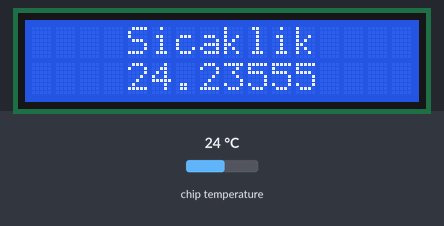
A program run on a simulated Raspberry Pi Pico running MicroPython. Parts: 16×2 character LCD. The test bench sets the inputs (shaded band); at power-on: chip temperature 24 °C. Library files of the repository ran but are not shown: lcd_api.py, pico_i2c_lcd.py; what the program prints to the serial console is not drawn.

Above: at 1.2 s.
1.3 s: chip temperature set to 1 °C
At 2.9 s:
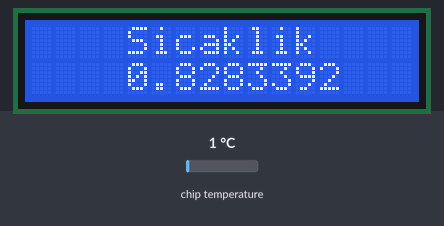
7.3 s: chip temperature set to 11 °C
At 9.3 s:
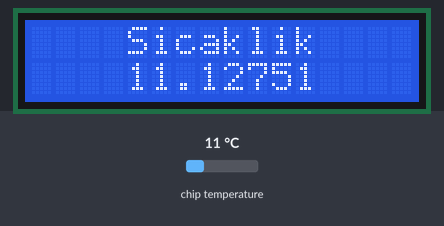
11.6 s: chip temperature set to 22 °C
At 13.1 s:
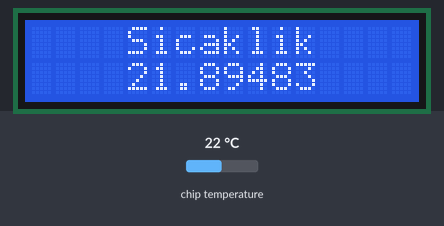
Timing chart, 0 to 14.6 s (numbered marks = the images above; inputs shaded):
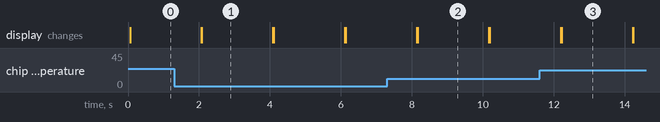

The program:

22_Dahili_Sicaklik_Sensoru.py
```python
#Onboard Sıcaklık#                    #// 4 numaralı analog pine bağlı olan dahili sıcaklık sensörünün kullanımını gösteren uygulama //#
from machine import ADC, Pin, I2C
import utime

#-----------------------LCD I2C ekranı çalıştırmak için gerekli kodlar.------------------------------------------#
from lcd_api import LcdApi          # LCD komutlarını çalıştıran kütüphane, Piconun içinde mutlaka olmalıdır.
from pico_i2c_lcd import I2cLcd     # LCD komutlarını çalıştıran kütüphane, Piconun içinde mutlaka olmalıdır.
I2C_ADDR     = 0x27                 # LCD I2C ekran adresi, farklı olabilir, datasheet bakmak gerekir
I2C_NUM_ROWS = 2                    # LCD I2C ekran satır sayısı
I2C_NUM_COLS = 16                   # LCD I2C ekran sütun sayısı

sda=Pin(20)                         # LCD I2C ekranın SDA bağlantı pini
scl=Pin(21)                         # LCD I2C ekranın SCL bağlantı pini

i2c = I2C(0, sda=sda, scl=scl, freq=400000)              # Hata alırsanız frekansı değiştirin.(100000, 200000, 300000, 400000 vs.)
lcd = I2cLcd(i2c, I2C_ADDR, I2C_NUM_ROWS, I2C_NUM_COLS)
#-------------------------------------------------------------#

sicaklik_Pini = ADC(4)              # RP2040 mikrokontrolcüsünün dahili sıcaklık sensörü analog GP4 pinidir.
donusturme_carpani = 3.3 / (65535)

while True:
    okunan = sicaklik_Pini.read_u16() * donusturme_carpani
    sicaklik_Degeri = 27 - (okunan - 0.706)/0.001721
    # Buradaki formül RP2040 mikrokontrolcüsünün dahili sıcaklık sensörünün hesaplama formülüdür.
    print(sicaklik_Degeri)

    lcd.move_to(4, 0)                   # Sıcaklık değerini LCD I2C ekranda yazdıralım.
    lcd.putstr("Sicaklik")
    lcd.move_to(4, 1)
    lcd.putstr(str(sicaklik_Degeri))   # LCD ekranda göstermek için float değeri stringe çeviren str() fonksiyonunu kullandık.

    utime.sleep(2)
    lcd.clear()
```

Measured:
- after the input at 1.3 s, the display: first differs from a run without the input after 0.79 s (image 1)
- after the input at 7.3 s, the display: first differs from a run without the input after 0.87 s (image 2)
- after the input at 11.6 s, the display: first differs from a run without the input after 0.62 s (image 3)
- what the display in image 1 shows lasts 2.0 s, from 2.1 s to 4.1 s
